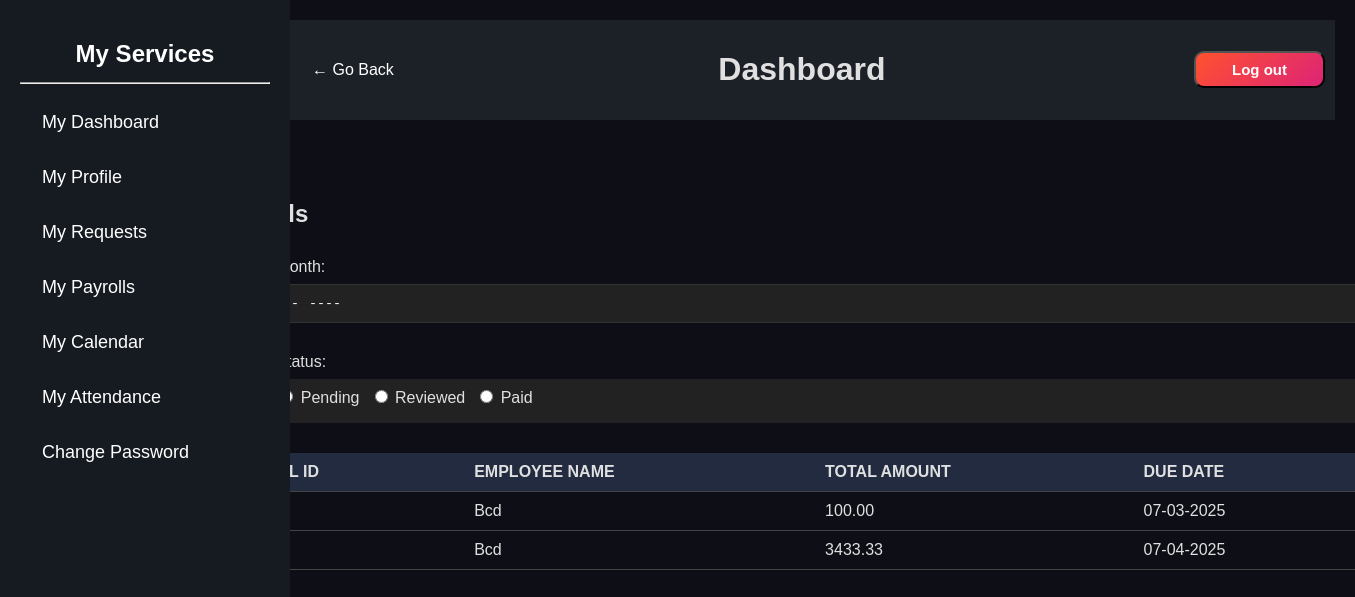
The page /Employee/empPay.php (signed in) on the database its author committed.
### tables this page shows
CREATE TABLE `payroll` (
  `pay_id` int(11) NOT NULL,
  `employee_id` int(11) DEFAULT NULL,
  `month` varchar(20) DEFAULT NULL,
  `year` int(11) DEFAULT NULL,
  `total_salary` decimal(10,2) DEFAULT NULL,
  `status` varchar(20) DEFAULT 'Pending',
  `bonus` decimal(10,2) DEFAULT 0.00,
  `deduction` decimal(10,2) DEFAULT 0.00
);

CREATE TABLE `employee` (
  `emp_id` int(11) NOT NULL,
  `emp_name` varchar(100) DEFAULT NULL,
  `emp_phone` varchar(15) DEFAULT NULL,
  `emp_email` varchar(100) DEFAULT NULL,
  `emp_gender` varchar(20) DEFAULT NULL,
  `birthdate` date DEFAULT NULL,
  `hiredate` date DEFAULT NULL,
  `address` varchar(255) DEFAULT NULL,
  `basic_salary` decimal(10,2) DEFAULT 0.00
);

### Employee/empPay.php (the view, shortened to what this page needs)
<!DOCTYPE html>
<html lang="en">
<head>
    <link rel="stylesheet" href="../E_Style/empPay.css">
</head>
<body>
    <?php
     require("empPanel.php");
    ?>
<div class="main-content">
    <?php
           include 'empNav.php';
    ?>
<div class="container">
        <div class="payroll-card" style="    width: 141%;margin-left: -147px;">
            <h2>Payrolls</h2>
            <div class="date_status">
            <div class="filter-section">
                <label for="monthFilter">Filter by Month:</label>
                <input type="month" id="monthFilter">
            </div>
            <div class="filter-section">
                <label class="status_lable">Filter by Status:</label>
                <div class="status-filters">
                    <label class="radio-container">
                    </label>
                    <label class="radio-container">
                        <input type="radio" name="status" value="Pending"> Pending
                    </label>
                    <label class="radio-container">
                        <input type="radio" name="status" value="Reviewed"> Reviewed
                    </label>
                    <label class="radio-container">
                        <input type="radio" name="status" value="Paid"> Paid
                    </label>
                </div>
            </div>
            </div>
            <table>
            <thead>
                <tr>
                    <th>PAYROLL ID</th>
                    <th>EMPLOYEE NAME</th>
                    <th>TOTAL AMOUNT</th>
                    <th>DUE DATE</th>
                </tr>
            </thead>
            <tbody id="payrollTable">
            <?php
                include '../config.php';
                $user_id = $_SESSION['id'];
                $query = "SELECT * FROM payroll where employee_id = '$user_id'";
                $result = mysqli_query($conn, $query);
                    if ($result->num_rows > 0) {
                        while ($row = $result->fetch_assoc()) {
                            $query2 = "SELECT emp_name,emp_id FROM employee WHERE emp_id = '".$row['employee_id']."'";
                            $result2 = mysqli_query($conn, $query2);
                            $row2 = $result2->fetch_assoc();
                            $payMonth = $row['year']-$row['month'];
                            echo "<tr class='status-".trim($row['status'])."' data-month='$payMonth'>
                                    <td>{$row['pay_id']}</td>
                                    <td>" . htmlspecialchars($row2['emp_name']) . "</td>
                                    <td>" . htmlspecialchars($row['total_salary']) . "</td>
                                    <td> 07-" . htmlspecialchars($row['month']) . "-" . htmlspecialchars($row['year']) . " </td>
                                    <td name='payStatus'>". htmlspecialchars($row['status']) . "</td>
                                </tr>";
                        }
                    }
                ?>
            </tbody>
        </table>
        </div>
    </div>
</div>
</body>
</html>

### E_Style/empPay.css (style rules this page uses)
body { font-family: Arial, sans-serif; background-color: #121212; color: white; margin: 0; padding: 20px; }
.container { max-width: 800px; margin: auto; }
.filter-section { margin-bottom: 20px; width:223px; }
.filter-section label { display: block; margin-bottom: 8px; }
#monthFilter { width: 180px; padding: 10px; border: 1px solid #333; border-radius: 5px; background: #222; color: white; }
.date_status { display: flex; justify-content: space-between; margin-top: 30px; }
.status_lable { margin-left: -194px; }
.status-filters { width: 410px; display: flex; gap: 10px; background: #222; padding: 10px; border-radius: 5px; margin-left: -196px; }
.radio-container { display: flex; align-items: center; gap: 5px; cursor: pointer; }
input[type="radio"] { accent-color: purple; }
@media screen and (max-width: 1400px) { .container { max-width: 90%; padding: 15px; } }
@media screen and (max-width: 1400px) { .payroll-card { margin: 30px 0; padding: 15px; } }
@media screen and (max-width: 1400px) { .filter-section { width: 100%; } }
@media screen and (max-width: 1400px) { .date_status { flex-direction: column; align-items: flex-start; gap: 10px; } }
@media screen and (max-width: 1400px) { .status-filters { width: 98%; justify-content: flex-start; margin-left: 0; padding: 8px; } }
@media screen and (max-width: 1400px) { .status_lable { margin-left: 0; } }
@media screen and (max-width: 1400px) { #monthFilter { width: 97%; } }

### E_Style/empPanel.css (style rules this page uses)
body { font-family: Arial, sans-serif; margin: 0; padding: 0; display: flex; background: #0e0f16; color: #e0e0e0; }

### Style/adminPanel.css (style rules this page uses)
body { font-family: Arial, sans-serif; margin: 0; padding: 0; display: flex; background: #0e0f16; color: #e0e0e0; }
.main-content { margin-left: 275px; padding: 20px; flex-grow: 1; }

### Employee/empPay.php (style rules this page uses)
table { width: 100%; border-collapse: collapse; margin-top: 10px; }
th, td { padding: 10px; border-bottom: 1px solid #444; text-align: left; }
th { background-color: #222B40; }

### rows shown on the page
payroll: employee.emp_name "Bcd", total_salary "100.00", month "03", year "2025"
payroll: employee.emp_name "Bcd", total_salary "3433.33", month "04", year "2025"
